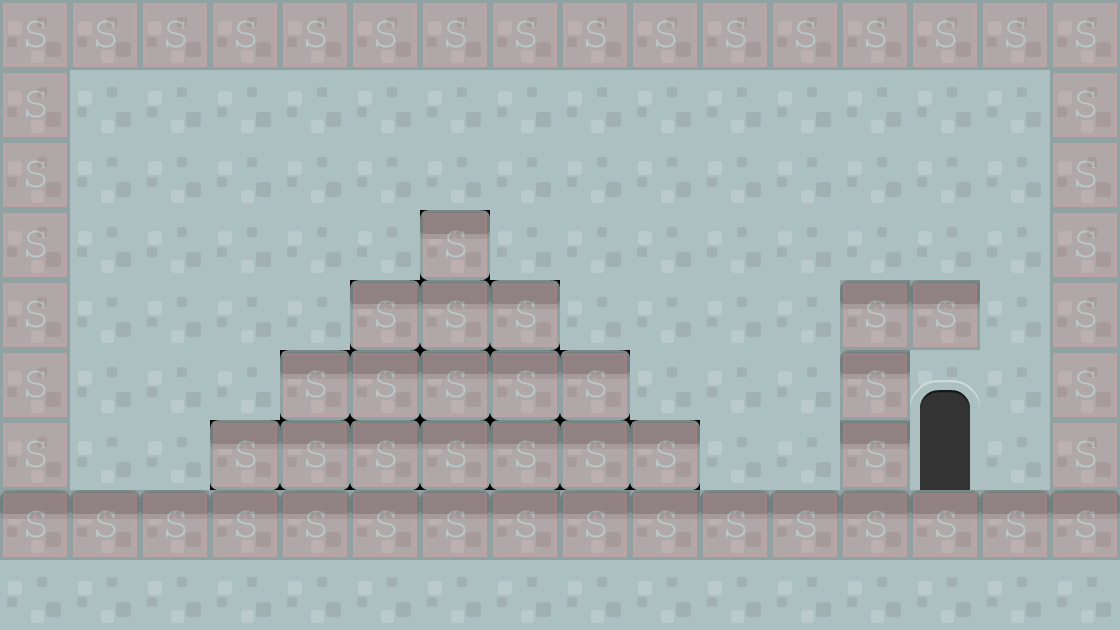

This is a level from a 2D game, rendered from its Tiled map with the project's own tilesets. A one-line summary and the map file follow, with tile-layer data summarised:
An orthogonal 16x9 tile map with 70x70 px tiles, 5 tile layers (foreground1, background, Background1, Background2, ...), 2 tilesets and 1 object (levelTrigger).

<map version="1.0" orientation="orthogonal" renderorder="right-down" width="16" height="9" tilewidth="70" tileheight="70" backgroundcolor="#000000">
 <properties>
  <property name="level" value="javierAlevel01" />
  <property name="xSpawn" value="400" />
  <property name="ySpawn" value="0" />
 </properties>
 <tileset firstgid="1" name="background-tiles" tilewidth="70" tileheight="70">
  <image source="../img/background-tiles.png" width="910" height="910" />
 </tileset>
 <tileset firstgid="170" name="meta-tiles" tilewidth="70" tileheight="70">
  <image source="../img/meta-tiles.png" width="350" height="70" />
  <tile id="4">
   <properties>
    <property name="type" value="solid" />
   </properties>
  </tile>
 </tileset>
 <layer name="foreground1" width="16" height="9">
  <data>[144 cells, 144 non-empty, 2 distinct tile ids]</data>
 </layer>
 <layer name="background" width="16" height="9">
  <data>[144 cells, 22 non-empty, 5 distinct tile ids]</data>
 </layer>
 <layer name="Background1" width="16" height="9" opacity="0.84">
  <data>[144 cells, 2 non-empty, 2 distinct tile ids]</data>
 </layer>
 <layer name="Background2" width="16" height="9">
  <data>[144 cells, 0 non-empty, 0 distinct tile ids]</data>
 </layer>
 <layer name="collision" width="16" height="9" opacity="0.16">
  <data>[144 cells, 66 non-empty, 3 distinct tile ids]</data>
 </layer>
 <objectgroup name="trigger-entities">
  <object name="levelTrigger" x="912" y="384" width="66.6667" height="104">
   <properties>
    <property name="level" value="javierAlevel03" />
   </properties>
  </object>
 </objectgroup>
</map>
